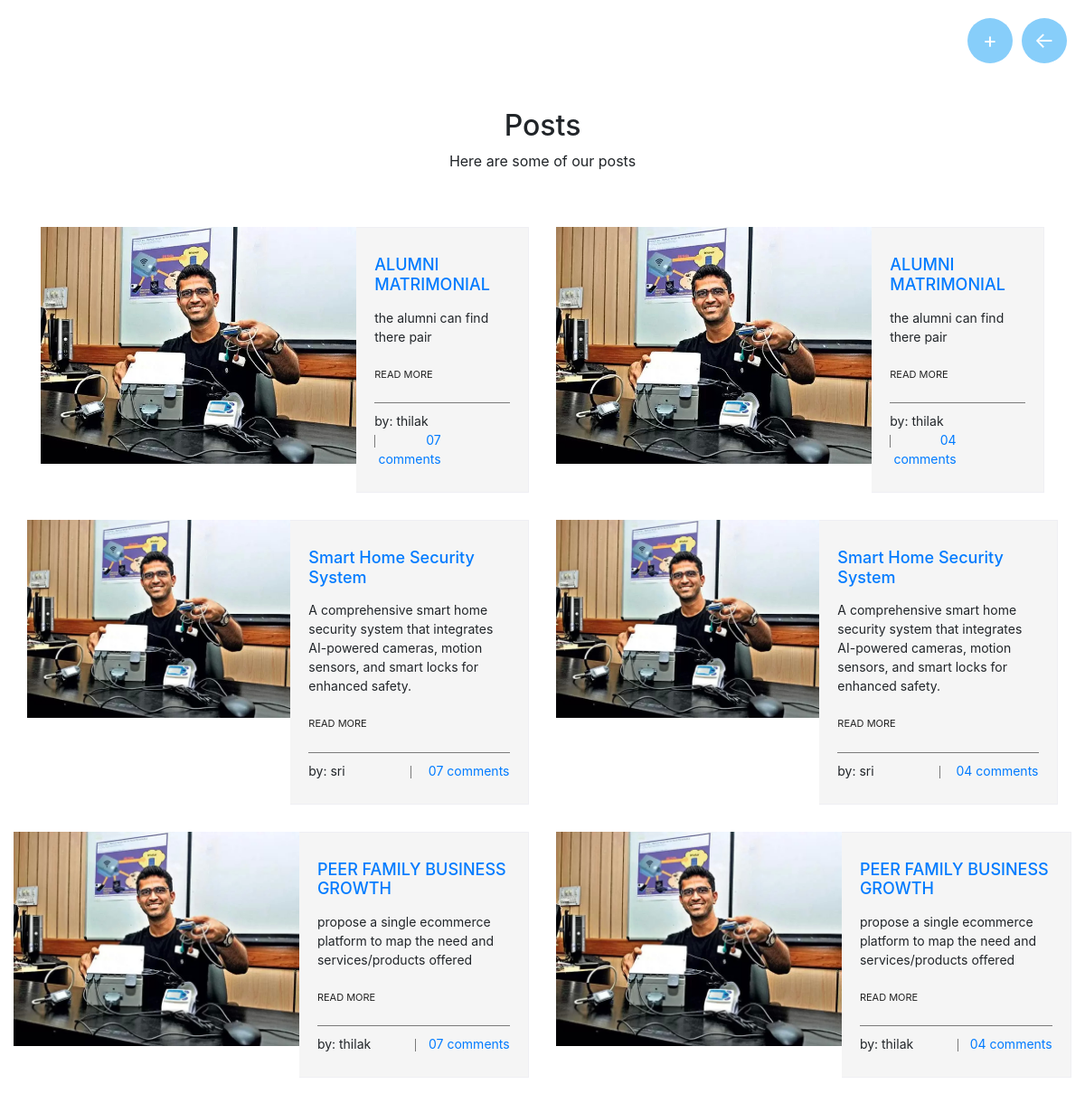
/viewer, run on the app's committed database.
### home/models.py (models this page shows)
class PostInfo(models.Model):
    user = models.ForeignKey(User, on_delete=models.CASCADE, null=True)
    title = models.CharField(max_length=200, null=True)
    description=models.CharField(max_length=200, null=True)
    explain=models.CharField(max_length=500, null=True)
    image=models.ImageField(upload_to='media/images/', null=True)
    investment_file=models.FileField(upload_to='media/files/', null=True)
    time_stamp=models.DateTimeField(auto_now_add=True, null=True)
    average_investment=models.IntegerField(null=True)
    domain=models.CharField(max_length=200, null=True)

### home/views.py (the view)
# urls.py: path('viewer', views.DataViewer, name='viewer'),
def DataViewer(request):
    if request.method == 'GET':
        data = PostInfo.objects.all()
        return render(request, 'home/viewer.html', {'data': data})

### home/templates/home/viewer.html (shortened to what this page needs)
<html lang="en">
<head>
<link href="https://cdn.jsdelivr.net/npm/bootstrap@4.4.1/dist/css/bootstrap.min.css" rel="stylesheet">
</head>
<body>
<section class="home-blog bg-sand">
<div class="container">
<div class="row justify-content-md-center">
<div class="col-xl-5 col-lg-6 col-md-8">
<div class="section-title text-center title-ex1">
<h2>Posts</h2>
<p>Here are some of our posts</p>
</div>
</div>
</div>
{% for i in data %}
<div class="row ">
<div class="col-md-6">
<div class="media blog-media">
<a href="{% url 'fullpost' title=i.title %}"><img class="d-flex" src="media\images\WhatsApp_Image_2023-07-16_at_09.27.56.jpg" alt="Generic placeholder image"></a>
<div class="media-body">
<a href><h5 class="mt-0">{{i.title}}</h5></a>
{{i.description}}
<a href= "{% url 'fullpost' title=i.title %}" class="post-link">Read More</a>
<ul>
<li>by: {{i.user}} </li>
<li class="text-right"><a href="{% url 'fullpost' title=i.title %}">07 comments</a></li>
</ul>
</div>
</div>
</div>
<div class="col-md-6">
<div class="media blog-media">
<a href="{% url 'fullpost' title=i.title %}"><img class="d-flex" src="media\images\WhatsApp_Image_2023-07-16_at_09.27.56.jpg" alt="Generic placeholder image"></a>
<div class="media-body">
<a href><h5 class="mt-0">{{i.title}}</h5></a>
{{i.description}}
<a href="{% url 'fullpost' title=i.title %}" class="post-link">Read More</a>
<ul>
<li>by: {{i.user}}</li>
<li class="text-right"><a href="{% url 'fullpost' title=i.title %}">04 comments</a></li>
</ul>
</div>
</div>
</div>
{% endfor %}
</section>
<a href="home" class="back-button">&#8592;</a>
<a href="user" class="plus-button">+</a>
</body>
</html>

### home/templates/home/viewer.html (style rules this page uses)
body { margin-top:20px; }
.home-blog { padding-top: 80px; padding-bottom: 80px; }
@media (min-width: 992px) { .home-blog { padding-top: 100px; padding-bottom: 100px; } }
.home-blog .section-title { padding-bottom: 15px; }
.home-blog .media { margin-top: 50px; }
@media (min-width: 768px) { .home-blog .media { margin-top: 30px; } }
.bg-sand { background-color: white; }
.media.blog-media { margin-top: 30px; position: relative; display: block; }
@media (min-width: 992px) { .media.blog-media { display: table; } }
.media.blog-media > a { position: relative; display: block; }
@media (min-width: 992px) { .media.blog-media > a { display: table-cell; vertical-align: top; min-width: 200px; } }
@media (min-width: 1200px) { .media.blog-media > a { min-width: 230px; } }
.media.blog-media > a:before { position: absolute; content: ""; top: 15px; left: 15px; right: 15px; bottom: 15px; opacity: 0; transform: scale(0); transition: transform 0.3s ease, opacity 0.3s; background: #f4f4f5; }
.media.blog-media > a img { width: 100%; }
.media.blog-media .media-body { border: 1px solid #efeff3; padding: 30px 30px 10px; font-size: 14px; background: whitesmoke; border-top: none; }
@media (min-width: 992px) { .media.blog-media .media-body { padding: 15px 20px 10px; border-top: 1px solid #efeff3; border-left: none; display: table-cell; vertical-align: top; } }
@media (min-width: 1200px) { .media.blog-media .media-body { padding: 30px 20px 10px; } }
.media.blog-media .media-body h5 { transition: color 0.3s ease; margin-bottom: 15px; }
@media (min-width: 992px) { .media.blog-media .media-body h5 { font-size: 15px; } }
@media (min-width: 1200px) { .media.blog-media .media-body h5 { margin-bottom: 15px; font-size: 18px; } }
.media.blog-media .media-body a.post-link { display: block; color: #222; font-size: 11px; padding: 23px 0; text-transform: uppercase; font-weight: 400; }
@media (min-width: 992px) { .media.blog-media .media-body a.post-link { padding: 7px 0; } }
@media (min-width: 1200px) { .media.blog-media .media-body a.post-link { padding: 23px 0; } }
.media.blog-media .media-body ul { position: relative; padding: 10px 0 0; }
.media.blog-media .media-body ul li { display: inline-block; width: 49%; position: relative; }
.media.blog-media .media-body ul li:before { position: absolute; content: ""; top: 5px; left: 0; width: 1px; height: 14px; background: rgba(0, 0, 0, 0.5); }
.media.blog-media .media-body ul li:first-child:before { visibility: hidden; }
.media.blog-media .media-body ul:before { position: absolute; content: ""; top: 0; left: 0; width: 100%; height: 1px; background: rgba(0, 0, 0, 0.5); }
.back-button { position: fixed; top: 20px; right: 20px; width: 50px; height: 50px; background-color: lightskyblue; color: #fff; border-radius: 50%; display: flex; justify-content: center; align-items: center; font-size: 24px; text-decoration: none; z-index: 9999; }
.plus-button { position: fixed; top: 20px; right: 80px; width: 50px; height: 50px; background-color: lightskyblue; color: #fff; border-radius: 50%; display: flex; justify-content: center; align-items: center; font-size: 24px; text-decoration: none; z-index: 9999; }

### data on the page
PostInfo: title "ALUMNI MATRIMONIAL", description "the alumni can find there pair", user "thilak"
PostInfo: title "Smart Home Security System", description "A comprehensive smart home security system that integrates AI-powered cameras, motion sensors, and smart locks for enhanced safety.", user "sri"
PostInfo: title "PEER FAMILY BUSINESS GROWTH", description "propose a single ecommerce platform to map the need and services/products offered", user "thilak"
